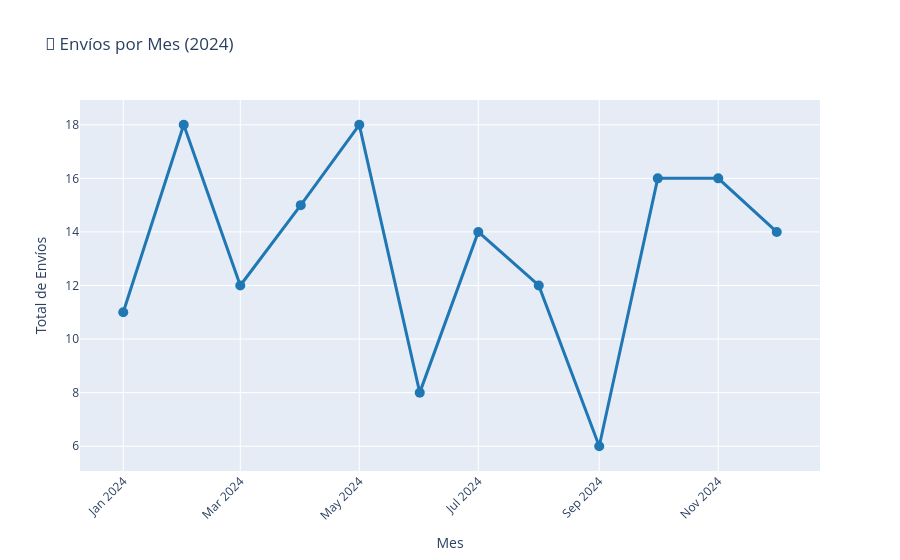

Source (notebook cell):
### Code cell
# ─────────────────────────────────────────────────────────────
# GRÁFICA 4 — Línea: envíos por mes
# px.line() → ideal para series de tiempo (datos con evolución temporal)
# markers=True → muestra un punto en cada dato (más fácil de leer)
# update_traces → personaliza las líneas y marcadores
# ─────────────────────────────────────────────────────────────
fig4 = px.line(
    envios_mes,
    x       = 'fecha_despacho',
    y       = 'total',
    markers = True,                     # puntos visibles en cada mes
    title   = '📅 Envíos por Mes (2024)',
    labels  = {'fecha_despacho': 'Mes', 'total': 'Total de Envíos'}
)
# update_traces modifica las propiedades de las líneas/puntos
fig4.update_traces(line_color='#1f77b4', line_width=3, marker_size=10)
# update_xaxes rota las etiquetas del eje X para mejor legibilidad
fig4.update_xaxes(tickangle=-45)
fig4.show()

### Figure 1 — Plotly figure (JSON) as saved in the notebook; plotly's stock layout.template omitted (floating-point values rounded to 4 significant figures)
{"data": [{"hovertemplate": "Mes=%{x}<br>Total de Envíos=%{y}<extra></extra>", "legendgroup": "", "line": {"color": "#1f77b4", "dash": "solid", "width": 3}, "marker": {"size": 10, "symbol": "circle"}, "mode": "lines+markers", "name": "", "orientation": "v", "showlegend": false, "type": "scatter", "x": ["2024-01", "2024-02", "2024-03", "2024-04", "2024-05", "2024-06", "2024-07", "2024-08", "2024-09", "2024-10", "2024-11", "2024-12"], "xaxis": "x", "y": [11, 18, 12, 15, 18, 8, 14, 12, 6, 16, 16, 14], "yaxis": "y"}], "layout": {"legend": {"tracegroupgap": 0}, "title": {"text": "📅 Envíos por Mes (2024)"}, "xaxis": {"anchor": "y", "domain": [0, 1], "tickangle": -45, "title": {"text": "Mes"}}, "yaxis": {"anchor": "x", "domain": [0, 1], "title": {"text": "Total de Envíos"}}}}
